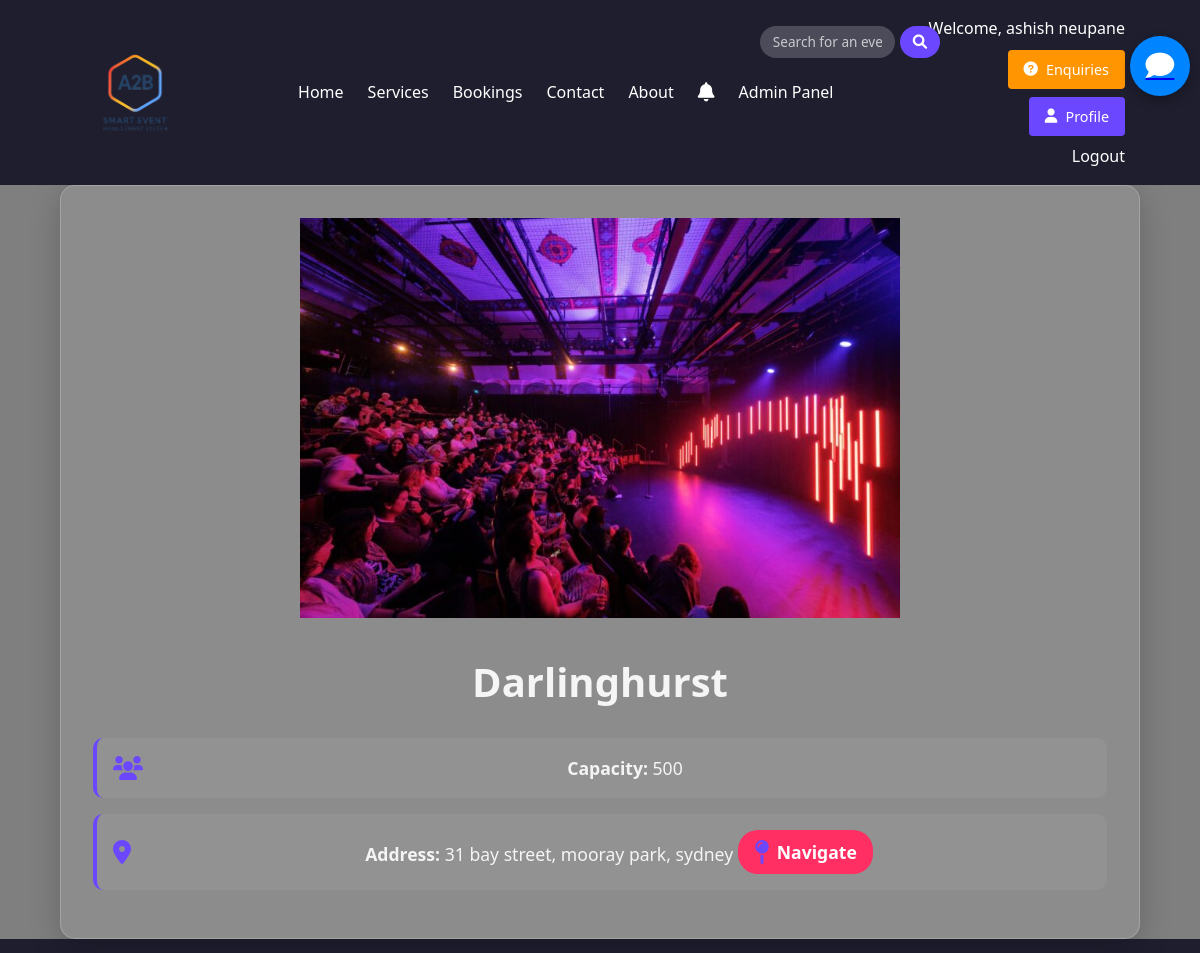
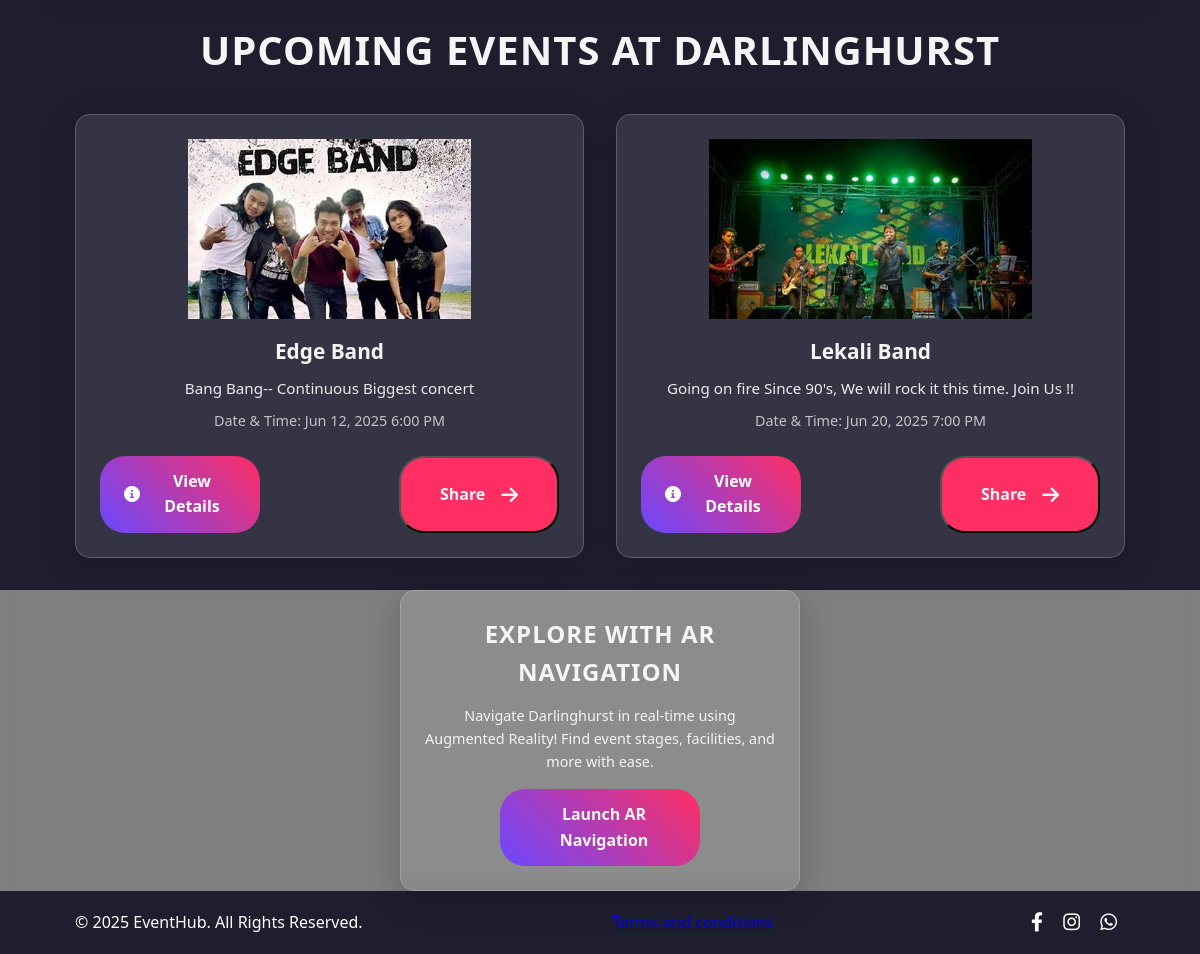
Screenshot of /venue_details.php?venue_id=1 (signed in) with the database file from the repository (2 pictures, top to bottom).
### tables this page shows
CREATE TABLE IF NOT EXISTS `venues` (
  `venue_id` int NOT NULL AUTO_INCREMENT,
  `name` varchar(100) NOT NULL,
  `address` text NOT NULL,
  `capacity` int NOT NULL,
  `venue_admin_id` int DEFAULT NULL,
  `created_at` timestamp NOT NULL DEFAULT CURRENT_TIMESTAMP,
  `image_path` varchar(255) DEFAULT NULL,
  `latitude` decimal(9,6) DEFAULT NULL,
  `longitude` decimal(9,6) DEFAULT NULL,
  PRIMARY KEY (`venue_id`),
  KEY `venue_admin_id` (`venue_admin_id`)
);

CREATE TABLE IF NOT EXISTS `events` (
  `event_id` int NOT NULL AUTO_INCREMENT,
  `title` varchar(100) NOT NULL,
  `description` text,
  `venue_id` int DEFAULT NULL,
  `start_datetime` datetime NOT NULL,
  `image_path` varchar(255) DEFAULT NULL,
  `created_by_type` enum('system_admin','venue_admin') NOT NULL,
  `created_by_id` int NOT NULL,
  `status` enum('pending','approved','rejected') DEFAULT 'pending',
  `created_at` timestamp NOT NULL DEFAULT CURRENT_TIMESTAMP,
  `booking_status` enum('open','closed') DEFAULT 'open',
  PRIMARY KEY (`event_id`),
  KEY `venue_id` (`venue_id`)
);

### venue_details.php (the view, shortened to what this page needs)
<?php
require_once 'Connection/sql_auth.php';
$venue_id = isset($_GET['venue_id']) ? (int)$_GET['venue_id'] : 0;
$venue_query = "SELECT v.venue_id, v.name, v.image_path, v.capacity, v.address
                FROM venues v
                WHERE v.venue_id = ?";
$stmt = $db->prepare($venue_query);
$stmt->bind_param("i", $venue_id);
$stmt->execute();
$venue_result = $stmt->get_result();
if ($venue_result && $venue_result->num_rows > 0) {
    $venue = $venue_result->fetch_assoc();
} else {
    header("Location: index.php");
    exit;
}
$events = [];
$event_query = "SELECT e.event_id, e.title, e.description, e.image_path, e.start_datetime
                FROM events e
                WHERE e.venue_id = ?
                AND e.status = 'approved'
                AND e.start_datetime >= NOW()
                ORDER BY e.start_datetime ASC";
$stmt = $db->prepare($event_query);
$stmt->bind_param("i", $venue_id);
$stmt->execute();
$event_result = $stmt->get_result();
if ($event_result) {
    while ($row = $event_result->fetch_assoc()) {
        $events[] = $row;
    }
}
?>
<!DOCTYPE html>
<html lang="en">
<head>
    <link rel="stylesheet" href="https://cdnjs.cloudflare.com/ajax/libs/font-awesome/6.0.0-beta3/css/all.min.css">
</head>
<body>
    <header>
        <div class="container header-container">
            <a href="index.php" class="logo">
                <img src="images/a2b.png" alt="EventHub Logo" loading="lazy" onerror="this.src=''; this.alt='EventHub';">
            </a>
            <form action="search_results.php" method="GET" class="search-bar">
                <input type="text" name="search" placeholder="Search for an event or a place" required>
                <button type="submit"><i class="fas fa-search"></i></button>
            </form>
            <ul class="nav-links">
                <li><a href="index.php">Home</a></li>
                <li><a href="services.php">Services</a></li>
                <li><a href="booking.php">Bookings</a></li>
                <li><a href="contact.php">Contact</a></li>
                <li><a href="about.php">About</a></li>
                <?php if (isset($_SESSION['user_id'])): ?>
                    <li>
                        <a href="view_notification_event.php" class="notification-icon">
                            <i class="fas fa-bell"></i>
                        </a>
                    </li>
                <?php endif; ?>
                <?php if (isset($_SESSION['user_id']) && in_array($_SESSION['user_type'], ['system_admin', 'venue_admin'])): ?>
                    <li><a href="admin.php">Admin Panel</a></li>
                <?php endif; ?>
            </ul>
            <div class="user-actions">
                <?php if (isset($_SESSION['user_id'])): ?>
                    <span class="welcome-message">Welcome, <?= htmlspecialchars($_SESSION['full_name'] ?? 'User') ?></span>
                    <?php if ($_SESSION['user_type'] === 'system_admin'): ?>
                        <a href="enquiries.php" class="enquiry-btn">
                            <i class="fas fa-question-circle"></i> Enquiries
                        </a>
                    <?php endif; ?>
                    <a href="user_profile.php" class="profile-btn"><i class="fas fa-user"></i> Profile</a>
                    <a href="logout.php">Logout</a>
                <?php endif; ?>
            </div>
            <?php if (isset($_SESSION['user_id']) && isset($_SESSION['user_type']) && in_array($_SESSION['user_type'], ['system_admin', 'venue_admin'])): ?>
                <a href="#" class="quick-actions" id="quickActions">
                    <i class="fas fa-comment"></i>
                </a>
            <?php endif; ?>
        </div>
    </header>
    <section class="container venue-section">
        <img src="<?= htmlspecialchars($venue['image_path'] ?? 'images/default-venue.jpg') ?>"
             alt="<?= htmlspecialchars($venue['name']) ?>"
             onerror="this.src='images/default-venue.jpg';">
        <h1><?= htmlspecialchars($venue['name']) ?></h1>
        <div class="detail-card">
            <i class="fas fa-users"></i>
            <p><strong>Capacity:</strong> <?= htmlspecialchars($venue['capacity']) ?></p>
        </div>
        <div class="detail-card">
            <i class="fas fa-map-marker-alt"></i>
            <p><strong>Address:</strong> <?= htmlspecialchars($venue['address']) ?>
                <a href="https://www.google.com/maps/search/?api=1&query=<?= urlencode($venue['address']) ?>"
                   target="_blank" class="map-btn">
                    <i class="fas fa-map-pin"></i> Navigate
                </a>
            </p>
        </div>
    </section>
    <section class="events-section">
        <div class="container">
            <h2>Upcoming Events at <?= htmlspecialchars($venue['name']) ?></h2>
            <?php if (empty($events)): ?>
                <p class="no-events">No upcoming events at this venue.</p>
            <?php else: ?>
                <div class="event-cards">
                    <?php foreach ($events as $event): ?>
                        <div class="event-card" onclick="window.location.href='event_details.php?event_id=<?= htmlspecialchars($event['event_id']) ?>'">
                            <?php if ($event['image_path']): ?>
                                <img src="<?= htmlspecialchars($event['image_path']) ?>" alt="Event Image" onerror="this.src='images/default-event.jpg';">
                            <?php else: ?>
                                <img src="images/default-event.jpg" alt="Default Event Image">
                            <?php endif; ?>
                            <h4><?= htmlspecialchars($event['title']) ?></h4>
                            <p><?= htmlspecialchars($event['description'] ?? 'No description available') ?></p>
                            <p class="event-date">Date & Time: <?= date('M j, Y g:i A', strtotime($event['start_datetime'])) ?></p>
                            <div class="button-container">
                                <a href="event_details.php?event_id=<?= htmlspecialchars($event['event_id']) ?>" class="view-details-btn" onclick="event.stopPropagation();">
                                    <i class="fas fa-info-circle"></i> View Details
                                </a>
                                <button class="share-btn" onclick="event.stopPropagation(); openShareModal('<?= htmlspecialchars($event['event_id']) ?>', '<?= htmlspecialchars($event['title']) ?>', event)">
                                    Share <i class="fas fa-arrow-right"></i>
                                </button>
                            </div>
                        </div>
                    <?php endforeach; ?>
                </div>
            <?php endif; ?>
        </div>
    </section>
    <section class="container ar-section">
        <h2>Explore with AR Navigation</h2>
        <p>Navigate <?= htmlspecialchars($venue['name']) ?> in real-time using Augmented Reality! Find event stages, facilities, and more with ease.</p>
        <a href="ar_navigation.php?venue_id=<?= htmlspecialchars($venue['venue_id']) ?>" class="ar-btn">
            <i class="fas fa-camera-ar"></i> Launch AR Navigation
        </a>
    </section>
    <footer>
        <div class="container footer-content">
            <p>© <?= date('Y') ?> EventHub. All Rights Reserved.</p>
             <a href="terms_conditions"> Terms and conditions</a>
            <div class="social-links">
                <a href="https://facebook.com" target="_blank"><i class="fab fa-facebook-f"></i></a>
                <a href="https://instagram.com" target="_blank"><i class="fab fa-instagram"></i></a>
                <a href="https://whatsapp.com" target="_blank"><i class="fab fa-whatsapp"></i></a>
            </div>
        </div>
    </footer>
</body>
</html>

### rows the page displays
venues: image_path (picture), name "Darlinghurst", capacity "500", address "31 bay street, mooray park, sydney", name "DARLINGHURST"
events: image_path (picture), title "Edge Band", description "Bang Bang-- Continuous Biggest concert", start_datetime "Jun 12, 2025 6:00 PM"
events: image_path (picture), title "Lekali Band", description "Going on fire Since 90's, We will rock it this time. Join Us !!", start_datetime "Jun 20, 2025 7:00 PM"

### other values shown
$_SESSION['full_name'] "ashish neupane"
